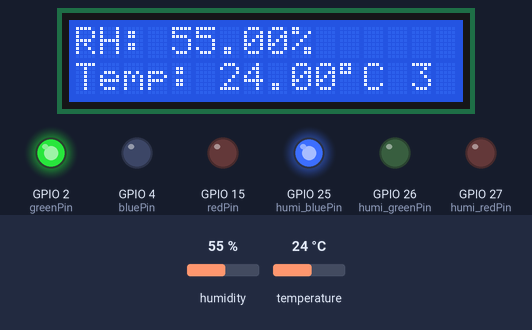
Bench run of a sketch on a simulated ESP32. Parts: 16×2 character LCD, output pins drawn as LEDs (lit = HIGH). Inputs (shaded band) come from the test bench; at power-on: humidity 55 %, temperature 24 °C. WiFi joins after 1.5 s; servers stay silent unless stated; uploads are accepted with an empty reply; no MQTT or app messages arrive unless stated; what the sketch prints to the serial monitor is not drawn.

Above: at 3.2 s.
3.3 s: humidity set to 58 %
At 7.4 s:
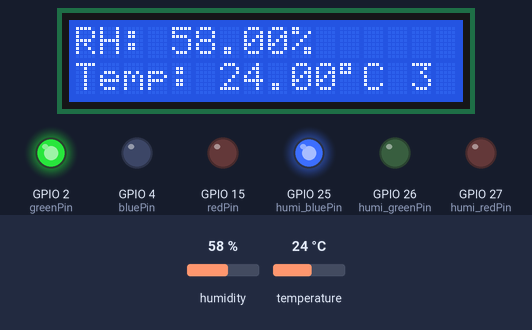
8.4 s: humidity set to 61 %
At 11.7 s:
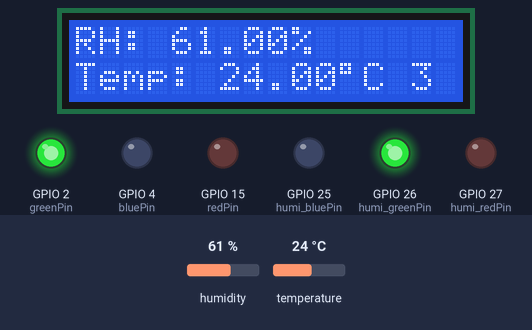
14.4 s: temperature set to 21 °C
At 15.6 s:
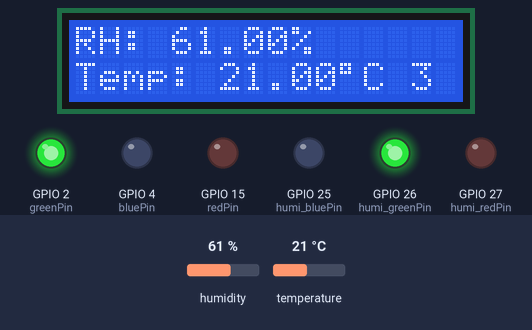
19.5 s: temperature set to 18 °C
At 24.5 s:
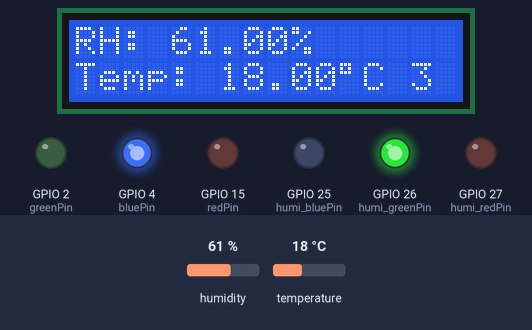
27.2 s: humidity set to 22 %
At 28.7 s:
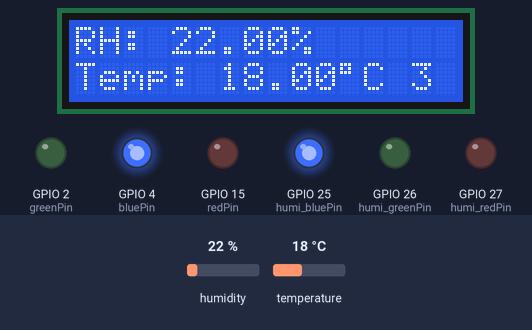
32.3 s: temperature set to 41 °C
At 36.9 s:
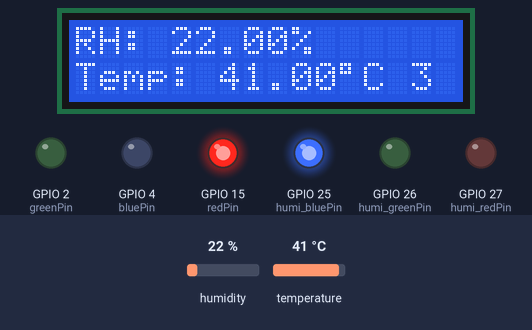
Timing chart, 0 to 38.4 s (numbered marks = the images above; inputs shaded):
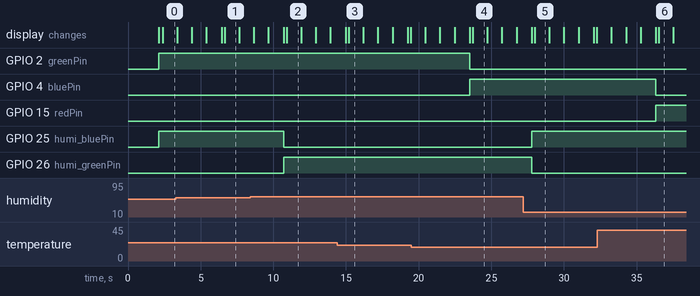

Measured:
- the behaviour switches between 59 and 60 % on humidity (found by bisection; images 1 and 2)
- the behaviour switches between 20 and 19 °C on temperature (found by bisection; images 3 and 4)
- after the input at 8.4 s, GPIO 25 (humi_bluePin): HIGH → LOW after 2.3 s; GPIO 26 (humi_greenPin): LOW → HIGH after 2.3 s
- after the input at 19.5 s, GPIO 2 (greenPin): HIGH → LOW after 4.0 s; GPIO 4 (bluePin): LOW → HIGH after 4.0 s
- after the input at 27.2 s, GPIO 25 (humi_bluePin): LOW → HIGH after 0.59 s; GPIO 26 (humi_greenPin): HIGH → LOW after 0.59 s
- after the input at 32.3 s, GPIO 4 (bluePin): HIGH → LOW after 4.0 s; GPIO 15 (redPin): LOW → HIGH after 4.0 s
- what the display in image 1 shows lasts 1.0 s, from 6.7 s to 7.7 s

The sketch:

AI_demo.ino
```cpp
#include <WiFi.h>          // 引入Wifi
#include <PubSubClient.h>  // 引入 PubSubClient使用 MQTT
#include <HTTPClient.h>
#include <DHT.h>
#include <ArduinoJson.h>
#include <LiquidCrystal_I2C.h>

#define DHT11PIN 16

LiquidCrystal_I2C lcd(0x27, 16, 2);

DHT dht(DHT11PIN, DHT11);
//red 15
//green 2
//blue 4

// WiFi 配置信息
const char* ssid = "KS_3F-3B_2.4G";         // WiFi SSID
const char* password = "12345678900000";  // WiFi密碼

// MQTT 配置信息
const char* mqtt_server = "34.81.46.57";  // MQTT 地址
const int mqtt_port = 1883;               // MQTT 端口
const char* mqtt_user = "a79899569";      // MQTT帳號
const char* mqtt_pass = "a79899578";      // MQTT密碼
// const char* mqtt_topic = "test/temp";        // 主題
const char* serverName = "http://34.81.46.57/insert_data.php";  // 伺服器及插入資料庫php位置

WiFiClient espClient;            // WiFi
PubSubClient client(espClient);  // MQTT

// 連接至WiFi
void setup_wifi() {
  delay(10);
  Serial.println();
  Serial.print("Connecting to WiFi...");
  WiFi.begin(ssid, password);

  while (WiFi.status() != WL_CONNECTED) {
    delay(1000);
    Serial.print(".");
  }

  Serial.println("Connected to WiFi");
  Serial.print("IP Address: ");
  Serial.println(WiFi.localIP());
}

//連接到MQTT
void reconnect() {
  // 不斷嘗試連線
  while (!client.connected()) {
    Serial.print("Connecting to MQTT...");

    // 嘗試連接，傳入 ID、帳號和密碼
    if (client.connect("ESP32Client", mqtt_user, mqtt_pass)) {
      Serial.println("Connected to MQTT");
    } else {
      Serial.print("Failed, rc=");
      Serial.print(client.state());
      Serial.println(" Trying again in 5 seconds...");
      delay(5000);
    }
  }
}


const int redPin = 15;
const int greenPin = 2;
const int bluePin = 4;

const int humi_redPin = 27;
const int humi_greenPin = 26;
const int humi_bluePin = 25;

float humi;
float temp;

// 初始化
void setup() {
  Serial.begin(115200);
  dht.begin();

  // lcd設置
  lcd.init();       // LCD初始化
  lcd.backlight();  // 開啟背光
  lcd.clear();      // 清除先前畫面

  pinMode(redPin, OUTPUT);
  pinMode(greenPin, OUTPUT);
  pinMode(bluePin, OUTPUT);

  pinMode(humi_redPin, OUTPUT);
  pinMode(humi_greenPin, OUTPUT);
  pinMode(humi_bluePin, OUTPUT);

  setup_wifi();                              // 連接WiFi
  client.setServer(mqtt_server, mqtt_port);  //連接至MQTT
}

void humi_temp() {
  humi = dht.readHumidity();
  temp = dht.readTemperature();
  Serial.print("-------------------------------------\n");
  Serial.print("溫度：");
  Serial.print(temp);
  Serial.print("濕度：");
  Serial.println(humi);

  // lcd上顯示溫溼度
  lcd.clear();  // 清除先前畫面
  // 設定游標位置在第0列第0行
  lcd.setCursor(0, 0);
  // 顯示相對濕度字串
  lcd.print("RH: ");
  lcd.print(humi);
  lcd.print("%");
  // 設定游標位置在第1列第0行
  lcd.setCursor(0, 1);
  // 顯示溫度字串
  lcd.print("Temp: ");
  lcd.print(temp);
  lcd.print(F("\xdf"));
  lcd.print("C");
}

void countdown(int seconds) {
  for (int i = seconds; i >= 0; i--) {
    lcd.setCursor(15, 1);  // LCD第1列第14行
    lcd.print("  ");       // 清除前一個數字
    lcd.setCursor(14, 1);
    lcd.print(i);          // 顯示倒數數字
    delay(1000);
  }
}


void temp_color (unsigned char red, unsigned char green, unsigned char blue) {
  analogWrite(redPin, red);
  analogWrite(greenPin,green);
  analogWrite(bluePin, blue);
}
void humi_color (unsigned char red, unsigned char green, unsigned char blue) {
  analogWrite(humi_redPin, red);
  analogWrite(humi_greenPin,green);
  analogWrite(humi_bluePin, blue);
}
void loop() {

  humi_temp();

  if (temp > 35) {
    Serial.print("溫度超過35，");
    temp_color(255,0,0);
  }
  if (temp >= 20 && temp <35) {
    Serial.print("溫度超過20且小於35，");
    temp_color(0,255,0);
  }
  if (temp < 20) {
    Serial.print("溫度低於20，");
    temp_color(0,0,255);
  }

  if (humi > 70) {
    Serial.print("濕度超過70\n");
    humi_color(255,0,0);
  }
  if (humi >= 60 && humi <70) {
    Serial.print("濕度超過60且小於70\n");
    humi_color(0,255,0);
  }
  if (humi < 60) {
    Serial.print("低於60\n");
    humi_color(0,0,255);
  }

  // 連接到MQTT伺服器
  if (!client.connected()) {
    reconnect();
  }

  // 啟動MQTT
  client.loop();
  StaticJsonDocument<200> jsonDoc;  //傳送MQTT JSON
  jsonDoc["temperature"] = temp;
  jsonDoc["humidity"] = humi;

  //String tempStr = String(temp, 2); // 保留2位小数
  char buffer[256];
  size_t n = serializeJson(jsonDoc, buffer);

  client.publish("test/temp", buffer, n);
  // 向伺服器傳送HTTP
  if (WiFi.status() == WL_CONNECTED) {
    HTTPClient http;
    String url = String(serverName) + "?temperature=" + String(temp) + "&humidity=" + String(humi);

    http.begin(url);            // 指定的伺服器
    int httpCode = http.GET();  // GET

    if (httpCode > 0) {  // 檢查是否有錯
      Serial.println("資料已傳送");
      Serial.print("-------------------------------------\n");
    } else {
      Serial.println("Error sending data");
    }
    http.end();  // 結束
  } else {
    Serial.println("WiFi not connected");
  }
  countdown(3);  // 每次偵測完後倒數10秒
}
```
